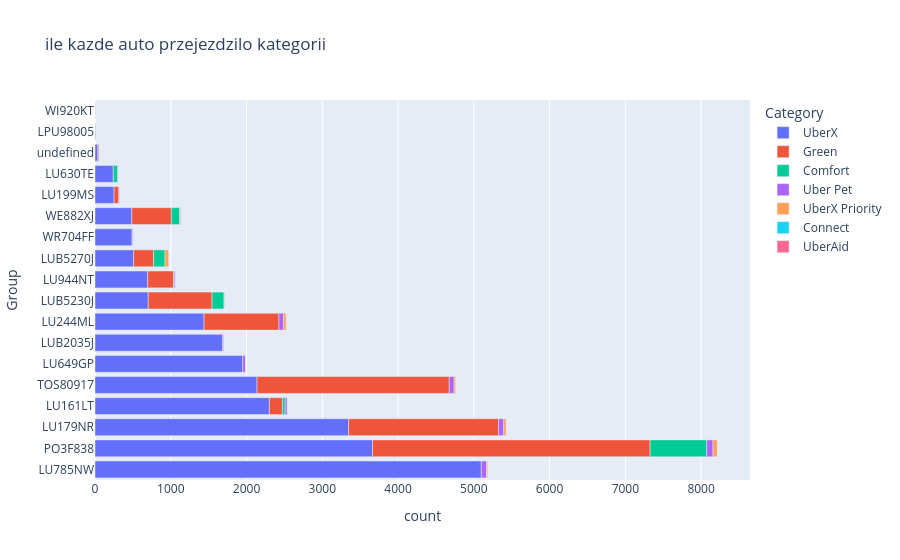

Notebook code for this chart:
### Code cell
import os
import pandas as pd
import plotly as pt
import matplotlib.pyplot as plt
import seaborn as sns
import numpy as np
import plotly.express as px
from plotly_calplot import calplot
from pathlib import Path

project_root = Path(os.getcwd()).resolve().parent
merged_data_dir = project_root / "data" / "merged"
dataset = pd.read_csv(f"{merged_data_dir}/combined_cleaned_dataset.csv",encoding='cp1250', sep=",")



df_counts = dataset.groupby(['product_type_name', 'license_plate']).size().reset_index(name='count')
df_counts_sorted = df_counts.sort_values(by='count', ascending=False)
fig = px.bar(df_counts_sorted, 
             y='license_plate', 
             x='count', 
             color='product_type_name', 
             title="ile kazde auto przejezdzilo kategorii",
             labels={'product_type_name': 'Category', 'license_plate': 'Group'},
             hover_data=['product_type_name', 'license_plate', 'count'])

fig.show()


dataset.info()

### Figure 1 — Plotly figure (JSON) as saved in the notebook; plotly's stock layout.template omitted (floating-point values rounded to 4 significant figures)
{"data": [{"alignmentgroup": "True", "customdata": [["UberX"], ["UberX"], ["UberX"], ["UberX"], ["UberX"], ["UberX"], ["UberX"], ["UberX"], ["UberX"], ["UberX"], ["UberX"], ["UberX"], ["UberX"], ["UberX"], ["UberX"], ["UberX"], ["UberX"], ["UberX"]], "hovertemplate": "Category=%{customdata[0]}<br>count=%{x}<br>Group=%{y}<extra></extra>", "legendgroup": "UberX", "marker": {"color": "#636efa", "pattern": {"shape": ""}}, "name": "UberX", "offsetgroup": "UberX", "orientation": "h", "showlegend": true, "textposition": "auto", "type": "bar", "x": [5099, 3663, 3347, 2302, 2139, 1949, 1684, 1440, 703, 696, 510, 490, 486, 252, 241, 38, 7, 3], "xaxis": "x", "y": ["LU785NW", "PO3F838", "LU179NR", "LU161LT", "TOS80917", "LU649GP", "LUB2035J", "LU244ML", "LUB5230J", "LU944NT", "LUB5270J", "WR704FF", "WE882XJ", "LU199MS", "LU630TE", "undefined", "LPU98005", "WI920KT"], "yaxis": "y"}, {"alignmentgroup": "True", "customdata": [["Green"], ["Green"], ["Green"], ["Green"], ["Green"], ["Green"], ["Green"], ["Green"], ["Green"], ["Green"], ["Green"]], "hovertemplate": "Category=%{customdata[0]}<br>count=%{x}<br>Group=%{y}<extra></extra>", "legendgroup": "Green", "marker": {"color": "#EF553B", "pattern": {"shape": ""}}, "name": "Green", "offsetgroup": "Green", "orientation": "h", "showlegend": true, "textposition": "auto", "type": "bar", "x": [3664, 2537, 1979, 988, 842, 522, 340, 264, 172, 63, 15], "xaxis": "x", "y": ["PO3F838", "TOS80917", "LU179NR", "LU244ML", "LUB5230J", "WE882XJ", "LU944NT", "LUB5270J", "LU161LT", "LU199MS", "undefined"], "yaxis": "y"}, {"alignmentgroup": "True", "customdata": [["Comfort"], ["Comfort"], ["Comfort"], ["Comfort"], ["Comfort"], ["Comfort"], ["Comfort"], ["Comfort"], ["Comfort"]], "hovertemplate": "Category=%{customdata[0]}<br>count=%{x}<br>Group=%{y}<extra></extra>", "legendgroup": "Comfort", "marker": {"color": "#00cc96", "pattern": {"shape": ""}}, "name": "Comfort", "offsetgroup": "Comfort", "orientation": "h", "showlegend": true, "textposition": "auto", "type": "bar", "x": [747, 158, 150, 111, 59, 36, 9, 6, 2], "xaxis": "x", "y": ["PO3F838", "LUB5230J", "LUB5270J", "WE882XJ", "LU630TE", "LU161LT", "LU944NT", "WR704FF", "undefined"], "yaxis": "y"}, {"alignmentgroup": "True", "customdata": [["Uber Pet"], ["Uber Pet"], ["Uber Pet"], ["Uber Pet"], ["Uber Pet"], ["Uber Pet"], ["Uber Pet"], ["Uber Pet"], ["Uber Pet"], ["Uber Pet"], ["Uber Pet"], ["Uber Pet"], ["Uber Pet"]], "hovertemplate": "Category=%{customdata[0]}<br>count=%{x}<br>Group=%{y}<extra></extra>", "legendgroup": "Uber Pet", "marker": {"color": "#ab63fa", "pattern": {"shape": ""}}, "name": "Uber Pet", "offsetgroup": "Uber Pet", "orientation": "h", "showlegend": true, "textposition": "auto", "type": "bar", "x": [83, 69, 68, 64, 62, 35, 28, 13, 12, 7, 7, 5, 5], "xaxis": "x", "y": ["PO3F838", "LU179NR", "LU785NW", "TOS80917", "LU244ML", "LU649GP", "LU161LT", "LU944NT", "LUB2035J", "LU630TE", "WR704FF", "LU199MS", "WE882XJ"], "yaxis": "y"}, {"alignmentgroup": "True", "customdata": [["UberX Priority"], ["UberX Priority"], ["UberX Priority"], ["UberX Priority"], ["UberX Priority"], ["UberX Priority"], ["UberX Priority"], ["UberX Priority"], ["UberX Priority"]], "hovertemplate": "Category=%{customdata[0]}<br>count=%{x}<br>Group=%{y}<extra></extra>", "legendgroup": "UberX Priority", "marker": {"color": "#FFA15A", "pattern": {"shape": ""}}, "name": "UberX Priority", "offsetgroup": "UberX Priority", "orientation": "h", "showlegend": true, "textposition": "auto", "type": "bar", "x": [56, 47, 36, 31, 20, 16, 13, 11, 3], "xaxis": "x", "y": ["PO3F838", "LUB5270J", "LU244ML", "LU179NR", "TOS80917", "LU785NW", "WE882XJ", "LUB5230J", "LU630TE"], "yaxis": "y"}, {"alignmentgroup": "True", "customdata": [["Connect"], ["Connect"], ["Connect"]], "hovertemplate": "Category=%{customdata[0]}<br>count=%{x}<br>Group=%{y}<extra></extra>", "legendgroup": "Connect", "marker": {"color": "#19d3f3", "pattern": {"shape": ""}}, "name": "Connect", "offsetgroup": "Connect", "orientation": "h", "showlegend": true, "textposition": "auto", "type": "bar", "x": [2, 1, 1], "xaxis": "x", "y": ["WE882XJ", "LUB5230J", "LU244ML"], "yaxis": "y"}, {"alignmentgroup": "True", "customdata": [["UberAid"]], "hovertemplate": "Category=%{customdata[0]}<br>count=%{x}<br>Group=%{y}<extra></extra>", "legendgroup": "UberAid", "marker": {"color": "#FF6692", "pattern": {"shape": ""}}, "name": "UberAid", "offsetgroup": "UberAid", "orientation": "h", "showlegend": true, "textposition": "auto", "type": "bar", "x": [1], "xaxis": "x", "y": ["LU161LT"], "yaxis": "y"}], "layout": {"barmode": "relative", "legend": {"title": {"text": "Category"}, "tracegroupgap": 0}, "title": {"text": "ile kazde auto przejezdzilo kategorii"}, "xaxis": {"anchor": "y", "domain": [0, 1], "title": {"text": "count"}}, "yaxis": {"anchor": "x", "domain": [0, 1], "title": {"text": "Group"}}}}
